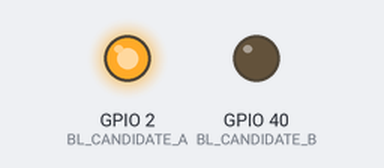
The sketch below on a simulated ESP32-S3. Shown: output pins drawn as LEDs (lit = HIGH).

Above: at 0.17 s.
At 2.37 s:
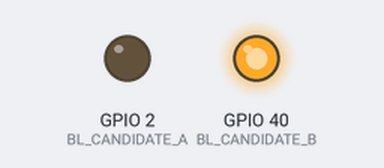
At 4.9 s:
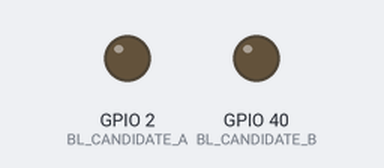
Timing chart, 0 to 8.6 s (numbered marks = the images above):
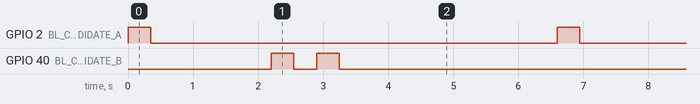

The sketch:

diag_backlight.ino
```cpp
/*
 * Backlight pin diagnostic — ESP32-S3-Touch-LCD-1.28
 * -----------------------------------------------------------
 * Online sources disagree on which GPIO drives this board's backlight
 * (GPIO2 vs GPIO40) and this varies by production revision.
 *
 * Self-identifying blink pattern, no serial monitor needed:
 *   GPIO2  blinks ONCE, then a short pause
 *   GPIO40 blinks TWICE, then a longer pause
 *   ...repeats forever.
 * Count the flashes on the screen to see which pin is actually wired
 * to the backlight (count = 1 -> GPIO2, count = 2 -> GPIO40).
 *
 * Does NOT touch SPI/display init at all — isolates the backlight
 * circuit from any panel init problems.
 */

static const int BL_CANDIDATE_A = 2;   // per Waveshare wiki text -- blinks x1
static const int BL_CANDIDATE_B = 40;  // per demo DEV_Config.h   -- blinks x2

static const uint32_t BLINK_ON_MS  = 350;
static const uint32_t BLINK_OFF_MS = 350;
static const uint32_t GROUP_GAP_MS = 1500;

static void blinkPin(int pin, int times) {
  for (int i = 0; i < times; i++) {
    digitalWrite(pin, HIGH);
    delay(BLINK_ON_MS);
    digitalWrite(pin, LOW);
    delay(BLINK_OFF_MS);
  }
}

void setup() {
  pinMode(BL_CANDIDATE_A, OUTPUT);
  pinMode(BL_CANDIDATE_B, OUTPUT);
  digitalWrite(BL_CANDIDATE_A, LOW);
  digitalWrite(BL_CANDIDATE_B, LOW);
}

void loop() {
  blinkPin(BL_CANDIDATE_A, 1);   // GPIO2  -> 1 flash
  delay(GROUP_GAP_MS);
  blinkPin(BL_CANDIDATE_B, 2);   // GPIO40 -> 2 flashes
  delay(GROUP_GAP_MS * 2);
}
```

Measured:
- by itself, GPIO 2 (BL_CANDIDATE_A): alternates HIGH for 0.35 s and LOW for 6.3 s
- by itself, GPIO 40 (BL_CANDIDATE_B): repeats every 6.6 s: LOW 0.35 s, HIGH 0.35 s, LOW 5.6 s, HIGH 0.35 s
- by itself, everything shown: repeats every 6.6 s, in 6 steps
